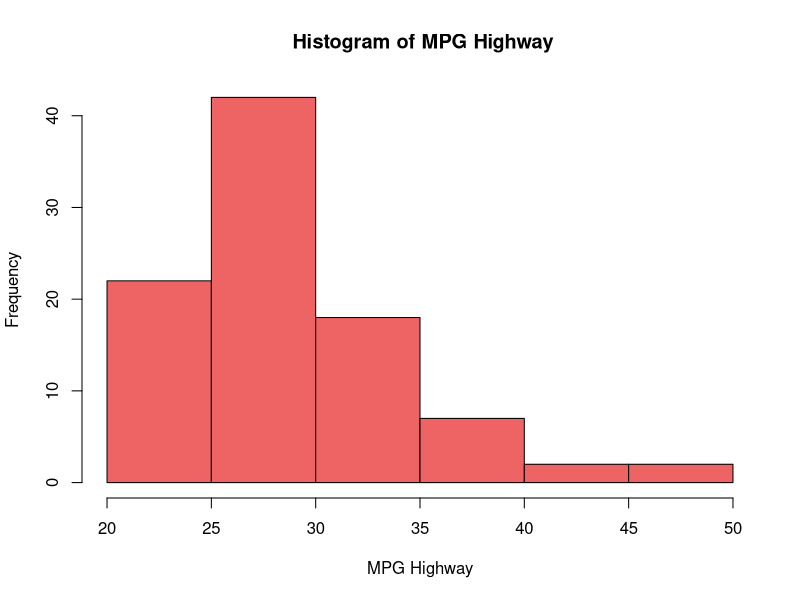
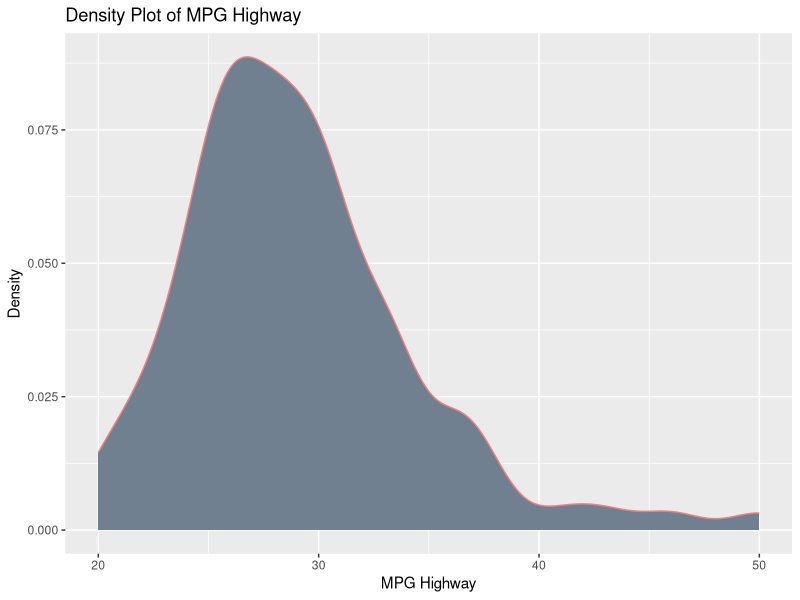
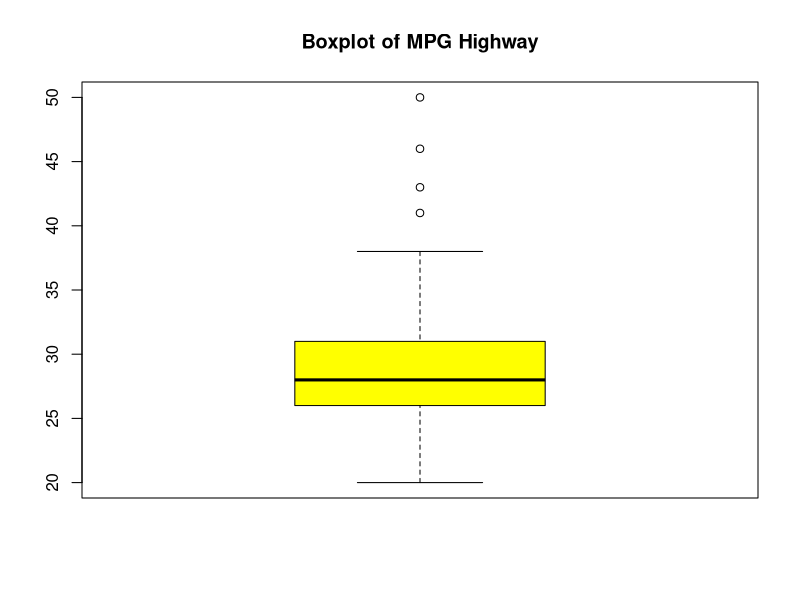
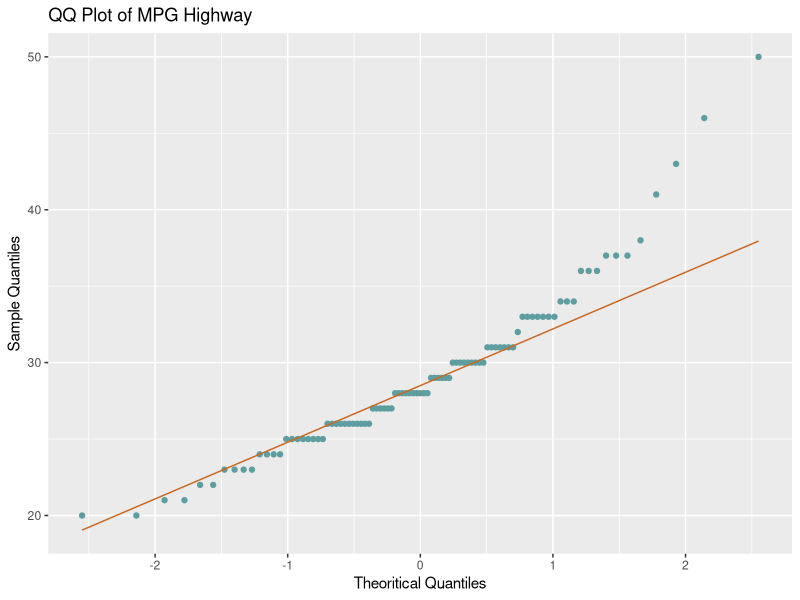
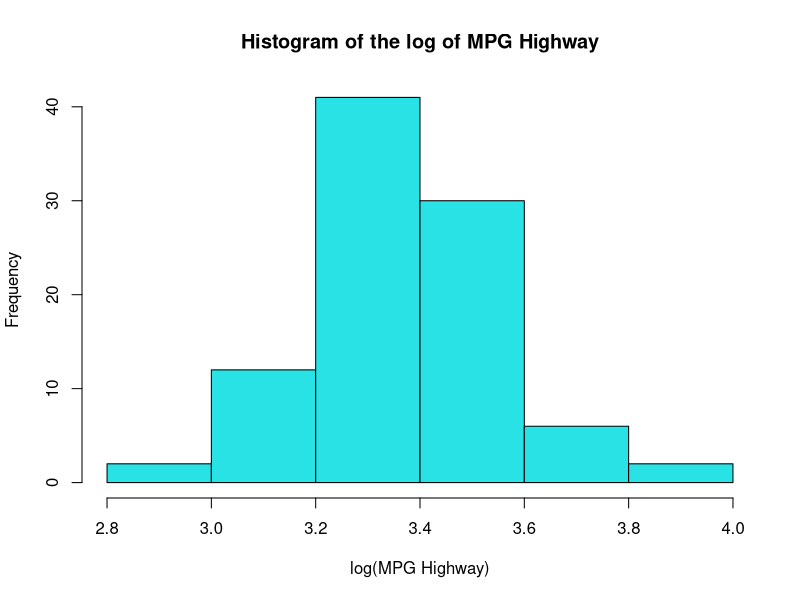
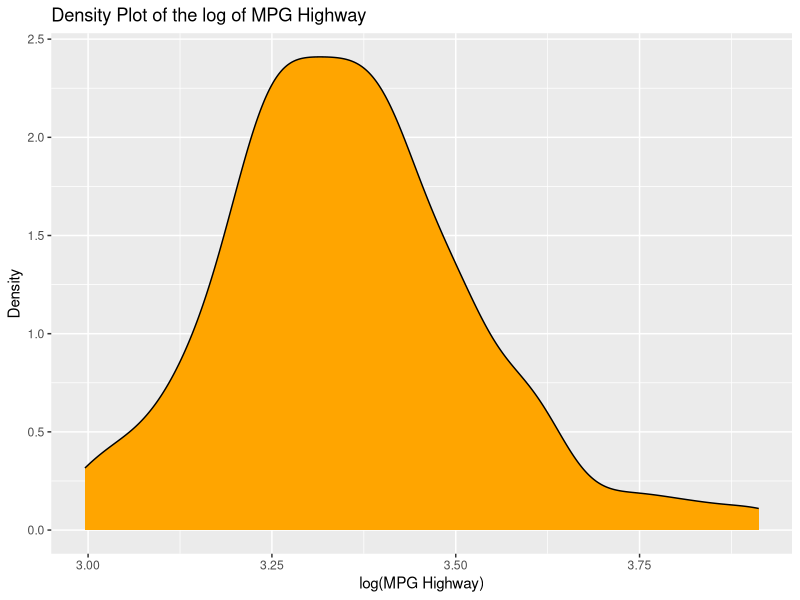
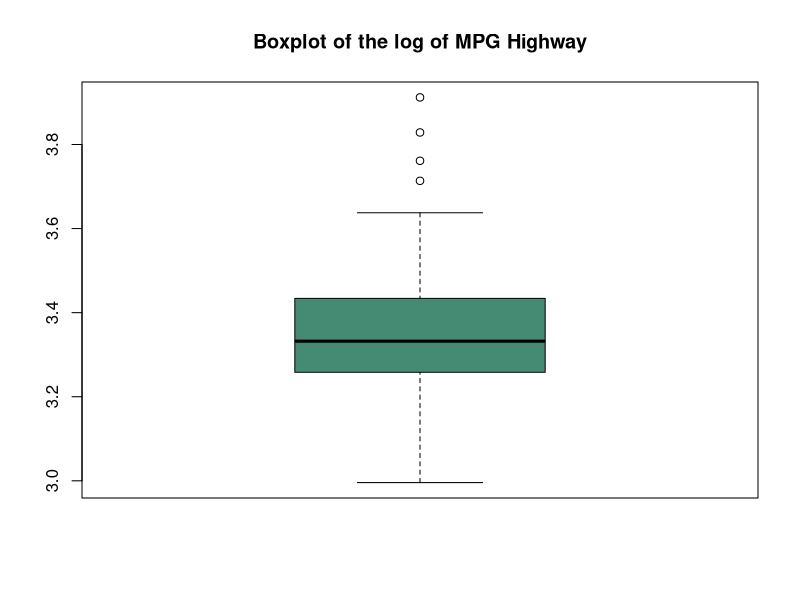
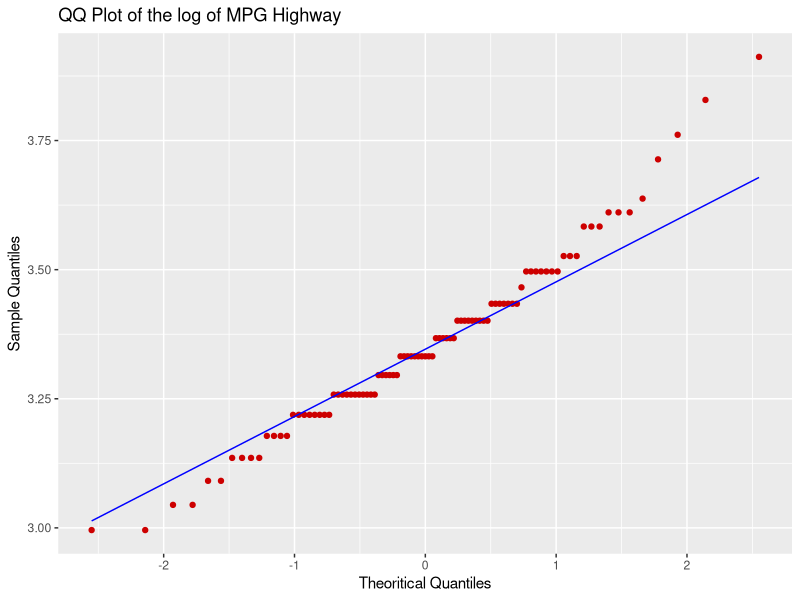

Recreate these plots in R, in order.
## ---- chunk 1
knitr::opts_chunk$set(echo = TRUE)
## ---- chunk 2
library(MASS) # the library that contains our data
data("Cars93") # loading our data
?Cars93 # to find out more about the dataset
attach(Cars93) # to download the dataset
dim(Cars93) # to get the dimension of the dataset
## ---- chunk 3
length(Cars93) # to obtain the number of columns of the dataset
## ---- chunk 4
str(Cars93) # data types
## ---- chunk 5
head(Cars93) # the first six elements
## ---- chunk 6
library(ggplot2) # as we'll use this library to plot
## ---- chunk 7
hist(MPG.highway, main = " Histogram of MPG Highway", xlab = "MPG Highway", col = 'indianred2')
## ---- chunk 8
ggplot(Cars93, aes(x=MPG.highway)) + geom_density( fill = "slategrey", color = "lightcoral") +
  labs(title = "Density Plot of MPG Highway", x = "MPG Highway", 
       y = "Density")
## ---- chunk 9
boxplot(MPG.highway, main = "Boxplot of MPG Highway", col = "yellow")
## ---- chunk 10
ggplot(Cars93, aes(sample = MPG.highway)) + stat_qq(col="cadetblue")+stat_qq_line(col = "chocolate3") +
  labs(title = "QQ Plot of MPG Highway",  x = "Theoritical Quantiles",
       y = "Sample Quantiles")
## ---- chunk 11
log_MPG_highway <- log(MPG.highway) # our transformed variable
## ---- chunk 12
hist(log_MPG_highway, main = "Histogram of the log of MPG Highway", xlab = "log(MPG Highway)",
     col=5, breaks = 6) #breaks=6 for the same number of bins than MPG Highway histogram
      #  in other to make a better comparison of their shapes.
## ---- chunk 13
ggplot(Cars93, aes(x=log_MPG_highway)) + geom_density( fill = "orange", color = "black") +
  labs(title = "Density Plot of the log of MPG Highway", x = "log(MPG Highway)", 
       y = "Density")
## ---- chunk 14
boxplot(log_MPG_highway, main = "Boxplot of the log of MPG Highway", col = "aquamarine4")
## ---- chunk 15
ggplot(Cars93, aes(sample = log_MPG_highway)) + stat_qq(col="red3")+stat_qq_line(col = "blue") +
  labs(title = "QQ Plot of the log of MPG Highway",  x = "Theoritical Quantiles",
       y = "Sample Quantiles")
## ---- chunk 16
GallonsPerMiles = 100/(MPG.highway) # creating the gallons per miles set of data
ggplot(data = Cars93, mapping=aes(x = Weight, y= GallonsPerMiles))+geom_point(
shape = 10, col = "seagreen4") + labs(x="Weight", y = "Gallons Per 100 Miles", 
                     title = "Scatter Plot of Gallons per 100 miles by Weight")
## ---- chunk 17
ggplot(Cars93) + geom_point(aes(Weight, GallonsPerMiles), shape = 10, color ="seagreen4"
  ) + geom_smooth(formula = y~x, aes(x = Weight, y = GallonsPerMiles), method = 'lm', se = TRUE, 
  col='yellow4') + labs(x="Weight", y = "Gallons Per 100 Miles", 
    title = "Scatter Plot of Gallons per 100 miles by Weight with Least square line")
## ---- chunk 18
Lm_Model <- lm(GallonsPerMiles ~ Weight) # The least square model implemented by the precedent graph
summary(Lm_Model) # to obtain more information about our model
